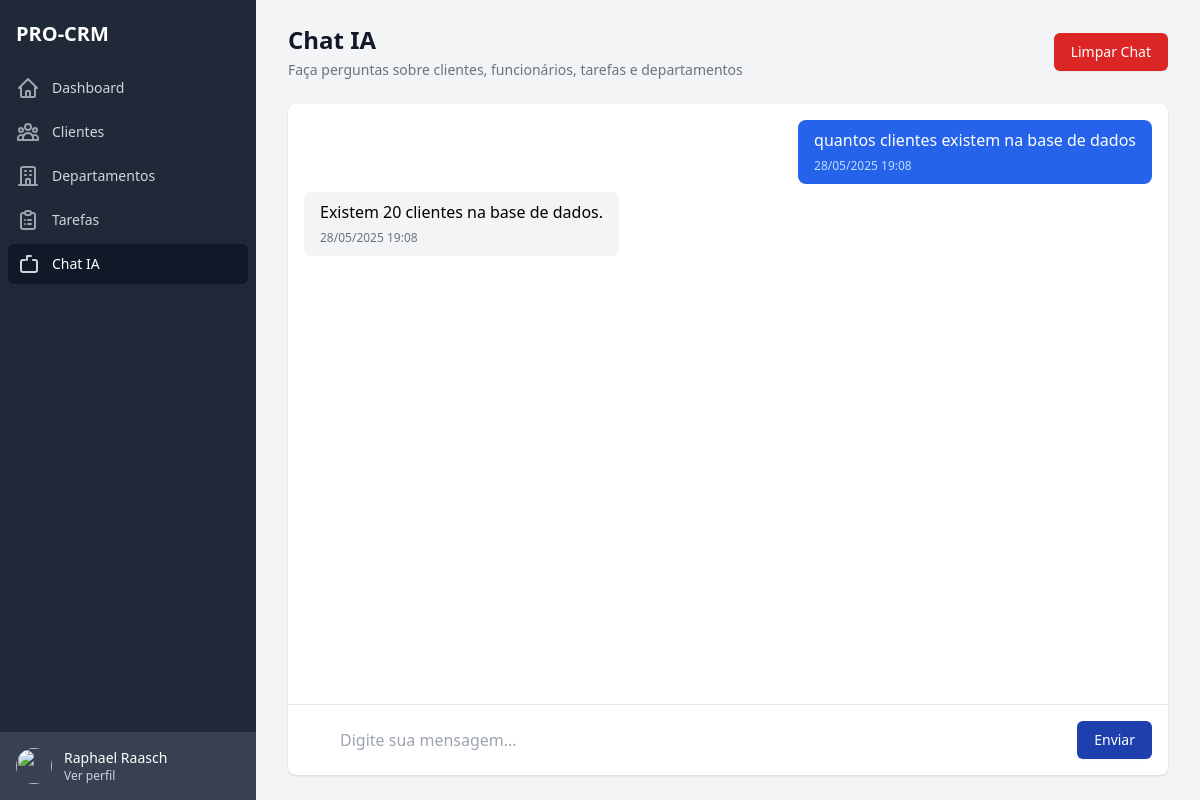
Page /chat/ (signed in) on the committed database.
### apps/accounts/models.py (models this page shows, shortened)
class CustomUser(AbstractUser):
    id = models.UUIDField(primary_key=True, default=uuid.uuid4, editable=False)
    enterprise = models.ForeignKey(Enterprise, on_delete=models.CASCADE, null=True, blank=True)
    cpf = models.CharField(
        max_length=14,
        blank=True,
        null=True,
        verbose_name='CPF',
        help_text='Digite o CPF no formato XXX.XXX.XXX-XX'
    )
    phone = models.CharField(
        max_length=15,
        blank=True,
        null=True,
        verbose_name='Telefone',
        help_text='Digite o telefone no formato (XX) XXXXX-XXXX'
    )
    photo = models.ImageField(upload_to='users/photos/', null=True, blank=True, verbose_name='Foto')
    groups = models.ManyToManyField(
        'auth.Group',
        verbose_name='groups',
        blank=True,
        help_text='The groups this user belongs to. A user will get all permissions granted to each of their groups.',
        related_name='custom_user_set',
        related_query_name='custom_user'
    )
    user_permissions = models.ManyToManyField(
        'auth.Permission',
        verbose_name='user permissions',
        blank=True,
        help_text='Specific permissions for this user.',
        related_name='custom_user_set',
        related_query_name='custom_user'
    )
    is_active = models.BooleanField(default=True)
    is_staff = models.BooleanField(default=False)
    is_superuser = models.BooleanField(default=False)
    created_at = models.DateTimeField(auto_now_add=True)
    updated_at = models.DateTimeField(auto_now=True)
    is_admin = models.BooleanField(default=True)
    class Meta:
        verbose_name = 'Usuário'
        verbose_name_plural = 'Usuários'
        ordering = ['username']

### apps/chat/models.py (models this page shows, shortened)
class Chat(BaseModel):
    user = models.ForeignKey(User, on_delete=models.CASCADE, verbose_name='Usuário')
    message = models.TextField(verbose_name='Mensagem')
    response = models.TextField(verbose_name='Resposta')
    is_processed = models.BooleanField(default=True, verbose_name='Processado')
    class Meta:
        verbose_name = 'Chat'
        verbose_name_plural = 'Chats'
        ordering = ['-created_at']

### apps/chat/views.py (the view)
# urls.py: path('', views.chat_view, name='chat'),
@login_required
def chat_view(request):
    chats = Chat.objects.filter(user=request.user).order_by('-created_at')[:50]
    return render(request, 'chat/pages/chat.html', {'chats': chats})

### apps/chat/templates/chat/pages/chat.html (shortened to what this page needs)
{% extends 'base.html' %}
{% load static %}
{% block content %}
<div class="flex h-screen bg-gray-100">
    {% include 'includes/sidebar.html' %}
    <div class="flex-1 flex flex-col overflow-hidden">
        <main class="flex-1 relative overflow-y-auto focus:outline-none">
            <div class="py-6">
                <div class="max-w-7xl mx-auto px-4 sm:px-6 md:px-8">
                    <div class="md:flex md:items-center md:justify-between mb-6">
                        <div class="flex-1 min-w-0">
                            <h1 class="text-2xl font-semibold text-gray-900">
                                Chat IA
                            </h1>
                            <p class="mt-1 text-sm text-gray-500">
                                Faça perguntas sobre clientes, funcionários, tarefas e departamentos
                            </p>
                        </div>
                        <div class="mt-4 flex md:mt-0 md:ml-4">
                            <button id="clear-chat" class="inline-flex items-center px-4 py-2 border border-transparent rounded-md shadow-sm text-sm font-medium text-white bg-red-600 hover:bg-red-700 focus:outline-none focus:ring-2 focus:ring-offset-2 focus:ring-red-500">
                                Limpar Chat
                            </button>
                        </div>
                    </div>
                    <div class="bg-white shadow rounded-lg">
                        <div id="chat-messages" class="h-[600px] overflow-y-auto p-4 space-y-4">
                            {% for chat in chats %}
                            <div class="flex flex-col space-y-2">
                                <div class="flex justify-end">
                                    <div class="bg-blue-600 text-white rounded-lg py-2 px-4 max-w-2xl">
                                        <p>{{ chat.message }}</p>
                                        <span class="text-xs text-blue-200">{{ chat.created_at|date:"d/m/Y H:i" }}</span>
                                    </div>
                                </div>
                                <div class="flex justify-start">
                                    <div class="bg-gray-100 rounded-lg py-2 px-4 max-w-2xl">
                                        <p>{{ chat.response }}</p>
                                        <span class="text-xs text-gray-500">{{ chat.created_at|date:"d/m/Y H:i" }}</span>
                                    </div>
                                </div>
                            </div>
                            {% endfor %}
                        </div>
                        <div class="border-t border-gray-200 p-4">
                            <form id="chat-form" class="flex space-x-4">
                                <input type="text"
                                       id="message-input"
                                       class="flex-1 rounded-lg border-gray-300 focus:ring-blue-500 focus:border-blue-500 p-1 pl-5"
                                       placeholder="Digite sua mensagem..."
                                       required>
                                <button type="submit"
                                        class="inline-flex items-center px-4 py-2 border border-transparent rounded-md shadow-sm text-sm font-medium text-white bg-blue-800 hover:bg-blue-900 focus:outline-none focus:ring-2 focus:ring-offset-2 focus:ring-blue-800">
                                    Enviar
                                </button>
                            </form>
                        </div>
                    </div>
                </div>
            </div>
        </main>
    </div>
</div>
{% endblock %}

### templates/includes/sidebar.html
{% load static %}
<div class="hidden md:flex md:flex-shrink-0">
    <div class="flex flex-col w-64">
        <div class="flex flex-col h-0 flex-1 bg-gray-800">
            <div class="flex-1 flex flex-col pt-5 pb-4 overflow-y-auto">
                <div class="flex items-center flex-shrink-0 px-4">
                    <h1 class="text-xl font-bold text-white">PRO-CRM</h1>
                </div>
                <nav class="mt-5 flex-1 px-2 bg-gray-800 space-y-1">
                    <a href="{% url 'dashboard:home' %}" class="group flex items-center px-2 py-2 text-sm font-medium rounded-md {% if request.resolver_match.url_name == 'home' %}bg-gray-900 text-white{% else %}text-gray-300 hover:bg-gray-700 hover:text-white{% endif %}">
                        <svg class="mr-3 h-6 w-6 {% if request.resolver_match.url_name == 'home' %}text-gray-300{% else %}text-gray-400 group-hover:text-gray-300{% endif %}" xmlns="http://www.w3.org/2000/svg" fill="none" viewBox="0 0 24 24" stroke="currentColor">
                            <path stroke-linecap="round" stroke-linejoin="round" stroke-width="2" d="M3 12l2-2m0 0l7-7 7 7M5 10v10a1 1 0 001 1h3m10-11l2 2m-2-2v10a1 1 0 01-1 1h-3m-6 0a1 1 0 001-1v-4a1 1 0 011-1h2a1 1 0 011 1v4a1 1 0 001 1m-6 0h6" />
                        </svg>
                        Dashboard
                    </a>
                    <a href="{% url 'clients:list' %}" class="group flex items-center px-2 py-2 text-sm font-medium rounded-md {% if request.resolver_match.app_name == 'clients' %}bg-gray-900 text-white{% else %}text-gray-300 hover:bg-gray-700 hover:text-white{% endif %}">
                        <svg class="mr-3 h-6 w-6 {% if request.resolver_match.app_name == 'clients' %}text-gray-300{% else %}text-gray-400 group-hover:text-gray-300{% endif %}" xmlns="http://www.w3.org/2000/svg" fill="none" viewBox="0 0 24 24" stroke="currentColor">
                            <path stroke-linecap="round" stroke-linejoin="round" stroke-width="2" d="M17 20h5v-2a3 3 0 00-5.356-1.857M17 20H7m10 0v-2c0-.656-.126-1.283-.356-1.857M7 20H2v-2a3 3 0 015.356-1.857M7 20v-2c0-.656.126-1.283.356-1.857m0 0a5.002 5.002 0 019.288 0M15 7a3 3 0 11-6 0 3 3 0 016 0zm6 3a2 2 0 11-4 0 2 2 0 014 0zM7 10a2 2 0 11-4 0 2 2 0 014 0z" />
                        </svg>
                        Clientes
                    </a>
                    <a href="{% url 'department:list' %}" class="group flex items-center px-2 py-2 text-sm font-medium rounded-md {% if request.resolver_match.app_name == 'department' %}bg-gray-900 text-white{% else %}text-gray-300 hover:bg-gray-700 hover:text-white{% endif %}">
                        <svg class="mr-3 h-6 w-6 {% if request.resolver_match.app_name == 'department' %}text-gray-300{% else %}text-gray-400 group-hover:text-gray-300{% endif %}" xmlns="http://www.w3.org/2000/svg" fill="none" viewBox="0 0 24 24" stroke="currentColor">
                            <path stroke-linecap="round" stroke-linejoin="round" stroke-width="2" d="M19 21V5a2 2 0 00-2-2H7a2 2 0 00-2 2v16m14 0h2m-2 0h-5m-9 0H3m2 0h5M9 7h1m-1 4h1m4-4h1m-1 4h1m-5 10v-5a1 1 0 011-1h2a1 1 0 011 1v5m-4 0h4" />
                        </svg>
                        Departamentos
                    </a>
                    <a href="{% url 'tasks:kanban' %}" class="group flex items-center px-2 py-2 text-sm font-medium rounded-md {% if request.resolver_match.app_name == 'tasks' %}bg-gray-900 text-white{% else %}text-gray-300 hover:bg-gray-700 hover:text-white{% endif %}">
                        <svg class="mr-3 h-6 w-6 {% if request.resolver_match.app_name == 'tasks' %}text-gray-300{% else %}text-gray-400 group-hover:text-gray-300{% endif %}" xmlns="http://www.w3.org/2000/svg" fill="none" viewBox="0 0 24 24" stroke="currentColor">
                            <path stroke-linecap="round" stroke-linejoin="round" stroke-width="2" d="M9 5H7a2 2 0 00-2 2v12a2 2 0 002 2h10a2 2 0 002-2V7a2 2 0 00-2-2h-2M9 5a2 2 0 002 2h2a2 2 0 002-2M9 5a2 2 0 012-2h2a2 2 0 012 2m-3 7h3m-3 4h3m-6-4h.01M9 16h.01" />
                        </svg>
                        Tarefas
                    </a>
                    <a href="{% url 'chat:chat' %}" class="group flex items-center px-2 py-2 text-sm font-medium rounded-md {% if request.resolver_match.app_name == 'chat' %}bg-gray-900 text-white{% else %}text-gray-300 hover:bg-gray-700 hover:text-white{% endif %}">
                        <svg class="mr-3 h-6 w-6 {% if request.resolver_match.app_name == 'chat' %}text-gray-300{% else %}text-gray-400 group-hover:text-gray-300{% endif %}" xmlns="http://www.w3.org/2000/svg" fill="none" viewBox="0 0 24 24" stroke="currentColor">
                            <path stroke-linecap="round" stroke-linejoin="round" stroke-width="2" d="M17 8h2a2 2 0 012 2v8a2 2 0 01-2 2H7a2 2 0 01-2-2V10a2 2 0 012-2h2m6-4h-4m0 0V4m0 0v4" />
                        </svg>
                        Chat IA
                    </a>
                </nav>
            </div>
            <div class="flex-shrink-0 flex bg-gray-700 p-4">
                <a href="#" class="flex-shrink-0 w-full group block">
                    <div class="flex items-center">
                        <div>
                            <img class="inline-block h-9 w-9 rounded-full" src="https://images.unsplash.com/photo-1472099645785-5658abf4ff4e?ixlib=rb-1.2.1&ixid=eyJhcHBfaWQiOjEyMDd9&auto=format&fit=facearea&facepad=2&w=256&h=256&q=80" alt="">
                        </div>
                        <div class="ml-3">
                            <p class="text-sm font-medium text-white">
                                {{ request.user.get_full_name }}
                            </p>
                            <p class="text-xs font-medium text-gray-300 group-hover:text-gray-200">
                                Ver perfil
                            </p>
                        </div>
                    </div>
                </a>
            </div>
        </div>
    </div>
</div>

### rows in the picture
CustomUser: user.get_full_name "Raphael Raasch"
Chat: message "quantos clientes existem na base de dados", created_at "28/05/2025 19:08", response "Existem 20 clientes na base de dados."
